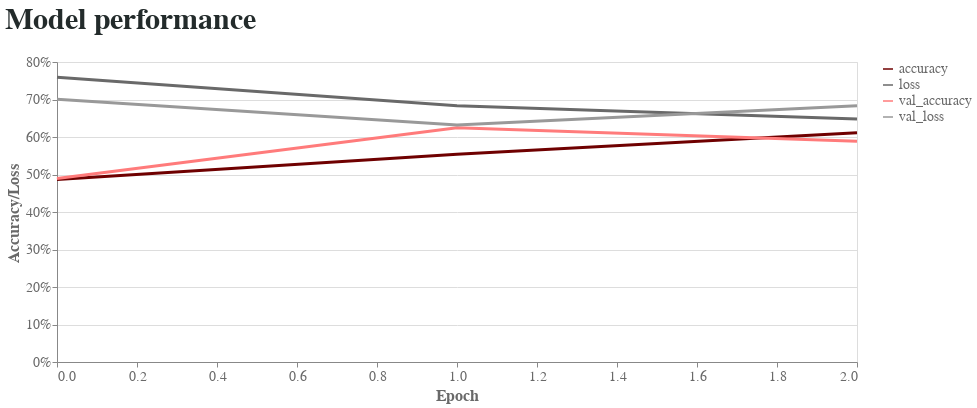

Notebook code for this chart:
### Code cell
def line_chart(history):

    history_df = pd.DataFrame(history.history).reset_index()
    history_df = history_df.rename(columns={'index':'epoch'})
    accuracy_df = pd.melt(history_df, id_vars=['epoch'], value_vars=['accuracy', 'val_accuracy'])
    loss_df = pd.melt(history_df, id_vars=['epoch'], value_vars=['loss', 'val_loss'])
    history_df = pd.melt(history_df, id_vars=['epoch'], value_vars=['accuracy', 'val_accuracy', 'loss', 'val_loss'])

    performanceChart = alt.Chart(history_df,title='Model performance').mark_line(size=3).encode(
        x=alt.X('epoch',axis=alt.Axis(title='Epoch', grid=False,tickCount=10)),
        y=alt.Y('value',axis=alt.Axis(title='Accuracy/Loss',format='%')),
        color=alt.Color('variable',scale=alt.Scale(range=['#6f0000','#696969','#ff7b7b','#999999']),
        legend=alt.Legend(title=None,labelFont='Cambria',labelColor='#696969',labelFontSize=14))
        ).properties(
        width=800,
        height=300
        ).configure_title(fontSize=30,color='#232b2b',font='Cambria',anchor='start',offset=20
        ).configure_axis(labelColor='#696969',labelFont='Cambria',labelFontSize=14,titleFont='Cambria',titleFontSize=16,titleColor='#696969'
        )#.configure_legend(labelFontStyle='Cambria',labelFontSize=12)
    
    #save as png

    return performanceChart

line_chart(history)

### Figure 1 — Vega-Lite specification as saved in the notebook (floating-point values rounded to 4 significant figures)
{"config": {"view": {"continuousWidth": 400, "continuousHeight": 300}, "axis": {"labelColor": "#696969", "labelFont": "Cambria", "labelFontSize": 14, "titleColor": "#696969", "titleFont": "Cambria", "titleFontSize": 16}, "title": {"anchor": "start", "color": "#232b2b", "font": "Cambria", "fontSize": 30, "offset": 20}}, "data": {"name": "data-9b56b4044e0435a227ac1767aca3ab88"}, "mark": {"type": "line", "size": 3}, "encoding": {"color": {"type": "nominal", "field": "variable", "legend": {"labelColor": "#696969", "labelFont": "Cambria", "labelFontSize": 14, "title": null}, "scale": {"range": ["#6f0000", "#696969", "#ff7b7b", "#999999"]}}, "x": {"type": "quantitative", "axis": {"grid": false, "tickCount": 10, "title": "Epoch"}, "field": "epoch"}, "y": {"type": "quantitative", "axis": {"format": "%", "title": "Accuracy/Loss"}, "field": "value"}}, "height": 300, "title": "Model performance", "width": 800, "$schema": "https://vega.github.io/schema/vega-lite/v4.8.1.json", "datasets": {"data-9b56b4044e0435a227ac1767aca3ab88": [{"epoch": 0, "variable": "accuracy", "value": 0.4866}, {"epoch": 1, "variable": "accuracy", "value": 0.554}, {"epoch": 2, "variable": "accuracy", "value": 0.6111}, {"epoch": 0, "variable": "val_accuracy", "value": 0.4895}, {"epoch": 1, "variable": "val_accuracy", "value": 0.6246}, {"epoch": 2, "variable": "val_accuracy", "value": 0.5886}, {"epoch": 0, "variable": "loss", "value": 0.7596}, {"epoch": 1, "variable": "loss", "value": 0.6831}, {"epoch": 2, "variable": "loss", "value": 0.6477}, {"epoch": 0, "variable": "val_loss", "value": 0.7007}, {"epoch": 1, "variable": "val_loss", "value": 0.6319}, {"epoch": 2, "variable": "val_loss", "value": 0.6836}]}}
